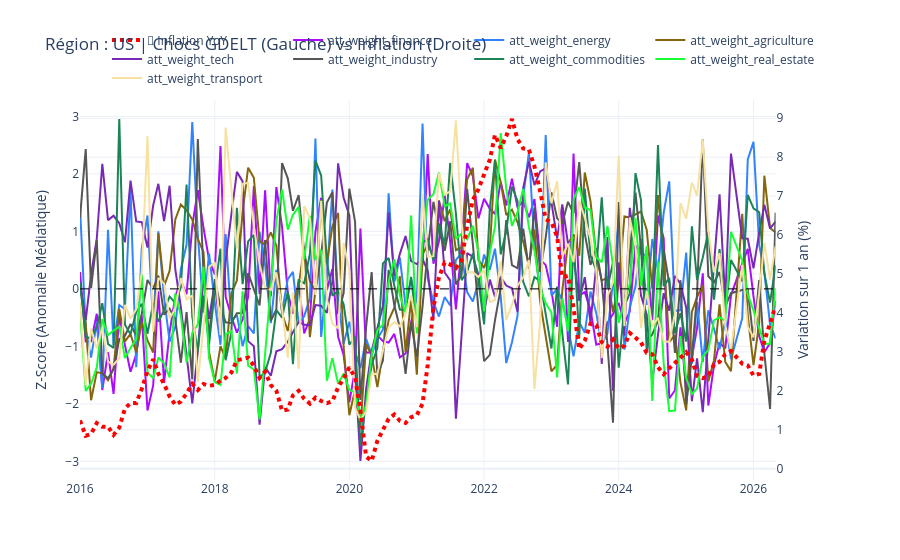

The cell this chart's notebook holds for it:
### Code cell
region = "US"
type_gdelt_indicator = "att_weight"
sectors = ["finance", "energy", "agriculture", "tech", "industry", "commodities", "real_estate", "transport"]  # Liste des secteurs à comparer

df_align, z_cols, m_col = load_and_align_multi(
    df_geo=df_geo, 
    region_key=region, 
    type_gdelt=type_gdelt_indicator, 
    sectors=sectors 
)

# Le graphique affichera l'énergie globale + le pétrole, le nucléaire, etc.
plot_macro_vs_multi_gdelt(df_align, region, z_cols, m_col, macro_name="Inflation")

# La matrice détaillera les corrélations de chaque sous-catégorie
display(compute_multi_lagged_correlations(df_align, z_cols, m_col, max_lag=6))
